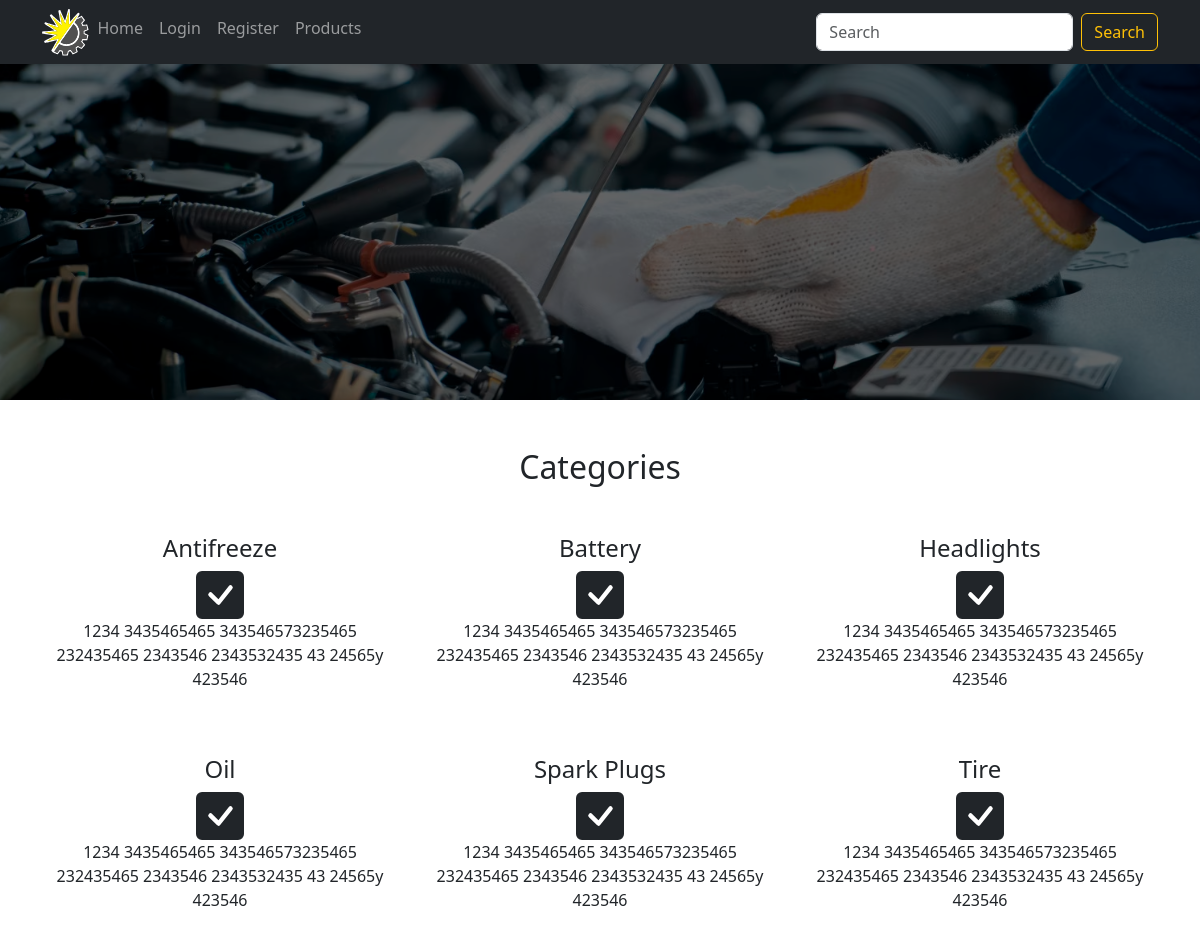
The page / on the database its author committed.
### apps/shop/models.py (models this page shows, shortened)
class Category(models.Model):
    name = models.CharField(max_length=64, unique=True,
                            help_text="Enter a category (e.g. Oil, Tire etc.)")
    logo = SvgField(upload_to='categories_logo', default='categories_logo/logo_default.svg',
                    get_filename=lambda instance: f"logo_{instance.id}", storage=OverwriteCodedStorage())
    image = NamedImageField(upload_to='categories_images', default='categories_images/image_default.png',
                            get_filename=lambda instance: f"image_{instance.id}", storage=OverwriteCodedStorage())
    class Meta:
        verbose_name = "category"
        verbose_name_plural = "categories"
        ordering = ("name",)

### apps/shop/views.py (the view)
# urls.py: path('', views.home, name='home'),
def home(request):
    categories = Category.objects.all()
    return render(request, "shop/home.html", {
        'categories': categories
    })

### templates/shop/home.html (shortened to what this page needs)
{% extends "shop/carousel.html" %}
{% block under_carousel %}
  <div class="container">
    <h2 class="text-center my-5">Categories</h2>
    <div class="row gy-5">
      {% for category in categories %}
        <div class="col-md-4 col-sm-6 text-center">
          <h4>{{ category.name }}</h4>
          <p>1234 3435465465 343546573235465 232435465 2343546 2343532435  43 24565y 423546</p>
        </div>
      {% empty %}
        <h2 class="text-center my-5">No Categories</h2>
      {% endfor %}
    </div>
  </div>
{% endblock %}
{% block carousel_interval %}5000{% endblock %}

### rows shown on the page
Category: name "Antifreeze"
Category: name "Battery"
Category: name "Headlights"
Category: name "Oil"
Category: name "Spark Plugs"
Category: name "Tire"
